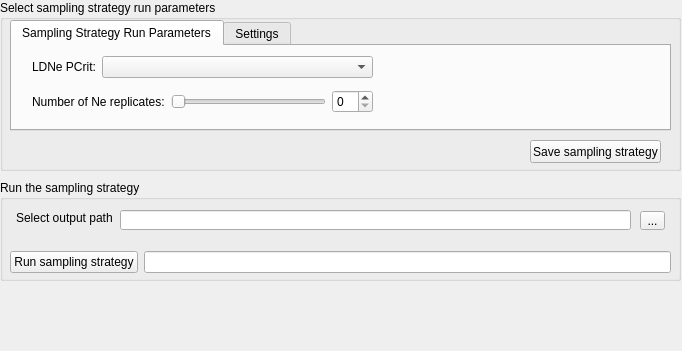
      <widget class="QWidget" name="page_9">
       <property name="geometry">
        <rect>
         <x>0</x>
         <y>0</y>
         <width>682</width>
         <height>351</height>
        </rect>
       </property>
       <attribute name="label">
        <string>Step 7 - Run or re-run a Sampling Strategy</string>
       </attribute>
       <widget class="QGroupBox" name="groupBox_31">
        <property name="geometry">
         <rect>
          <x>0</x>
          <y>0</y>
          <width>681</width>
          <height>171</height>
         </rect>
        </property>
        <property name="title">
         <string>Select sampling strategy run parameters</string>
        </property>
        <widget class="QPushButton" name="pushButton_10">
         <property name="geometry">
          <rect>
           <x>530</x>
           <y>140</y>
           <width>131</width>
           <height>23</height>
          </rect>
         </property>
         <property name="text">
          <string>Save sampling strategy</string>
         </property>
        </widget>
        <widget class="QTabWidget" name="tabWidget_5">
         <property name="geometry">
          <rect>
           <x>10</x>
           <y>20</y>
           <width>661</width>
           <height>111</height>
          </rect>
         </property>
         <property name="currentIndex">
          <number>0</number>
         </property>
         <widget class="QWidget" name="tab_10">
          <attribute name="title">
           <string>Sampling Strategy Run Parameters</string>
          </attribute>
          <widget class="QWidget" name="layoutWidget">
           <property name="geometry">
            <rect>
             <x>20</x>
             <y>40</y>
             <width>341</width>
             <height>31</height>
            </rect>
           </property>
           <layout class="QHBoxLayout" name="horizontalLayout_36">
            <item>
             <widget class="QLabel" name="label_67">
              <property name="text">
               <string>Number of Ne replicates:</string>
              </property>
             </widget>
            </item>
            <item>
             <widget class="QSlider" name="horizontalSlider_54">
              <property name="orientation">
               <enum>Qt::Horizontal</enum>
              </property>
             </widget>
            </item>
            <item>
             <widget class="QSpinBox" name="spinBox_46"/>
            </item>
           </layout>
          </widget>
          <widget class="QWidget" name="layoutWidget">
           <property name="geometry">
            <rect>
             <x>20</x>
             <y>10</y>
             <width>341</width>
             <height>22</height>
            </rect>
           </property>
           <layout class="QHBoxLayout" name="horizontalLayout_37">
            <item>
             <widget class="QLabel" name="label_28">
              <property name="sizePolicy">
               <sizepolicy hsizetype="Fixed" vsizetype="Preferred">
                <horstretch>0</horstretch>
                <verstretch>0</verstretch>
               </sizepolicy>
              </property>
              <property name="text">
               <string>LDNe PCrit:</string>
              </property>
             </widget>
            </item>
            <item>
             <widget class="QComboBox" name="comboBox_13"/>
            </item>
           </layout>
          </widget>
         </widget>
         <widget class="QWidget" name="tab_11">
          <attribute name="title">
           <string>Settings</string>
          </attribute>
         </widget>
        </widget>
       </widget>
       <widget class="QGroupBox" name="groupBox_9">
        <property name="geometry">
         <rect>
          <x>0</x>
          <y>180</y>
          <width>681</width>
          <height>101</height>
         </rect>
        </property>
        <property name="title">
         <string>Run the sampling strategy</string>
        </property>
        <widget class="QLabel" name="label_32">
         <property name="geometry">
          <rect>
           <x>16</x>
           <y>30</y>
           <width>101</width>
           <height>16</height>
          </rect>
         </property>
         <property name="text">
          <string>Select output path</string>
         </property>
        </widget>
        <widget class="QToolButton" name="toolButton_5">
         <property name="geometry">
          <rect>
           <x>640</x>
           <y>31</y>
           <width>25</width>
           <height>19</height>
          </rect>
         </property>
         <property name="text">
          <string>...</string>
         </property>
        </widget>
        <widget class="QLineEdit" name="lineEdit_17">
         <property name="geometry">
          <rect>
           <x>120</x>
           <y>30</y>
           <width>511</width>
           <height>20</height>
          </rect>
         </property>
        </widget>
        <widget class="QWidget" name="layoutWidget">
         <property name="geometry">
          <rect>
           <x>10</x>
           <y>70</y>
           <width>661</width>
           <height>25</height>
          </rect>
         </property>
         <layout class="QHBoxLayout" name="horizontalLayout_39">
          <item>
           <widget class="QPushButton" name="pushButton_12">
            <property name="text">
             <string>Run sampling strategy</string>
            </property>
           </widget>
          </item>
          <item>
           <widget class="QLineEdit" name="lineEdit_15"/>
          </item>
         </layout>
        </widget>
       </widget>
       <zorder>groupBox_31</zorder>
       <zorder>groupBox_9</zorder>
       <zorder>pushButton_10</zorder>
      </widget>
